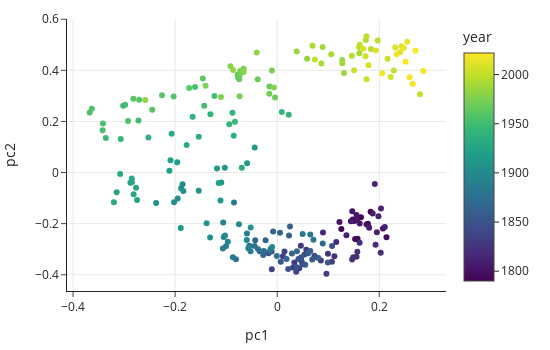

The notebook cell this image was saved under:
### Markdown cell above
We have 232 speeches, and each speech was transformed into a
length-13211 vector.
To visualize these speeches, we'll use a technique called
*principal component analysis* to compress the length-13211 vectors into
length-2 vectors which we can put directly into a scatter plot.
(We cover principal component analysis in detail in
{numref}`Chapter %s <ch:pca>`.)

In the plot below, each point is one speech. We've colored the points
using the year of the speech.
Points that are close together represent similar speeches, and
points that are far away represent dissimilar speeches.

### Code cell
from scipy.sparse.linalg import svds

def compute_pcs(data, k):
    centered = data - data.mean(axis=0)
    U, s, Vt = svds(centered, k=k)
    return U @ np.diag(s)

# setting the random seed doesn't affect for svds(), so re-running this code
# might flip the points along the x or y-axes.
pcs = compute_pcs(speech_vectors, k=2)

with_pcs1 = df.assign(year=df['date'].str[-4:].astype(int),
                      pc1=pcs[:, 0], pc2=pcs[:, 1])
px.scatter(with_pcs1, x='pc1', y='pc2', color='year',
           hover_data=['name'],
           width=550, height=350)

### Figure 1 — Plotly figure (JSON) as saved in the notebook; plotly's stock layout.template omitted (floating-point values rounded to 4 significant figures; data arrays with more than 128 entries replaced by an {"elided": "..."} marker saying what was removed)
{"data": [{"customdata": {"elided": "232x1 str values"}, "hovertemplate": "pc1=%{x}<br>pc2=%{y}<br>name=%{customdata[0]}<br>year=%{marker.color}<extra></extra>", "legendgroup": "", "marker": {"color": {"elided": "232 int values"}, "coloraxis": "coloraxis", "symbol": "circle"}, "mode": "markers", "name": "", "orientation": "v", "showlegend": false, "type": "scatter", "x": {"elided": "232 float values"}, "xaxis": "x", "y": {"elided": "232 float values"}, "yaxis": "y"}], "layout": {"coloraxis": {"colorbar": {"title": {"text": "year"}}, "colorscale": [[0, "#440154"], [0.1111, "#482878"], [0.2222, "#3e4989"], [0.3333, "#31688e"], [0.4444, "#26828e"], [0.5556, "#1f9e89"], [0.6667, "#35b779"], [0.7778, "#6ece58"], [0.8889, "#b5de2b"], [1, "#fde725"]]}, "height": 350, "legend": {"tracegroupgap": 0}, "width": 550, "xaxis": {"anchor": "y", "autorange": true, "domain": [0, 1], "range": [-0.4119, 0.3307], "title": {"text": "pc1"}, "type": "linear"}, "yaxis": {"anchor": "x", "autorange": true, "domain": [0, 1], "range": [-0.4636, 0.6009], "title": {"text": "pc2"}, "type": "linear"}}}
